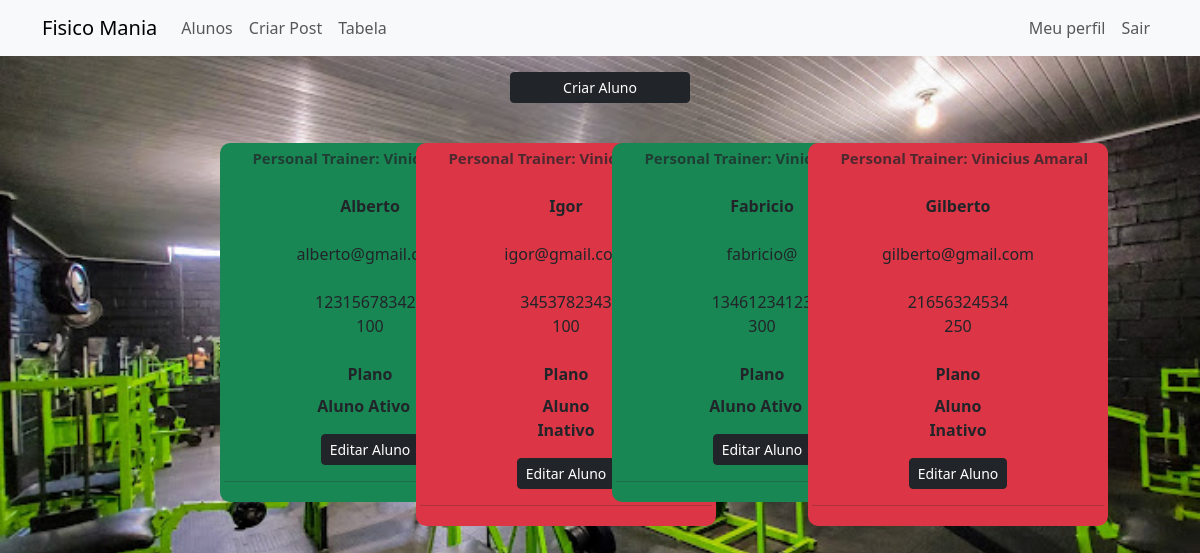
The app's page /aluno (signed in) with its own data.
### fisicomania/models.py (models this page shows, shortened)
class Aluno(database.Model, UserMixin):
    id = database.Column(database.Integer, primary_key=True)
    nome = database.Column(database.String, nullable=False)
    email = database.Column(database.String, nullable=False)
    contato = database.Column(database.String, nullable=False)
    mensalidade = database.Column(database.Integer, nullable=False)
    plano = database.Column(database.String, nullable=False, default='Não Informado')
    planoIn = database.Column(database.String, nullable=False, default='Não Informado')
    id_usuario = database.Column(database.Integer, database.ForeignKey('usuario.id'), nullable=False)

class Usuario(database.Model, UserMixin):
    id = database.Column(database.Integer, primary_key=True)
    username= database.Column(database.String, nullable=False)
    email = database.Column(database.String, nullable=False, unique=True)
    senha = database.Column(database.String, nullable=False)
    foto_perfil = database.Column(database.String, default='default.jpg')
    post = database.relationship('Post', backref='autor', lazy=True )
    aluno = database.relationship('Aluno', backref='autor', lazy=True)

### fisicomania/rotas.py (the view)
@app.route('/aluno', methods=['GET', 'POST'])
@login_required
def aluno():
    lista_alunos = Aluno.query.all()
    return render_template('alunos.html', lista_alunos=lista_alunos,aluno=Aluno )

### fisicomania/models.py (called while the page is built)
@login_manager.user_loader
def load_usuario(id_usuario):
    return Usuario.query.get(int(id_usuario))

### fisicomania/templates/alunos.html
{% extends 'base.html' %}
{% block body %}
    <div class="mt-3">
        <div class="row justify-content-center mb-3">
            <div class="col-md-2">
                <a href="{{ url_for('criar_aluno') }}">
                    <button class="btn btn-sm btn-dark w-100">Criar Aluno</button>
                </a>
            </div>
        </div>
        <div class="row p-4 justify-content-center">
            {% for aluno in lista_alunos %}
                    <div class="col-md-2 mb-2">
                        {% for plano in aluno.plano.split(';') %}
                            {% if plano  %}
                                <div class="card card-aluno bg-success p-1 btn btn-dark">
                                    <strong class=" me-3 row justify-content-end text-muted" style="font-size:15px ">Personal Trainer: {{ aluno.autor.username }}</strong><br>
                                    <strong>{{ aluno.nome }}</strong><br>
                                    <span>{{ aluno.email }}</span><br>
                                    <span>{{ aluno.contato }}</span>
                                    <span>{{ aluno.mensalidade }}</span>
                                    <div class="row justify-content-center">
                                        <div class="col col-4 mt-4" style="text-align: center">
                                        <strong >Plano</strong><br>
                                            {% for plano in aluno.plano.split(';') %}
                                                {% if plano  %}
                                                    <strong class="row mt-2">{{ aluno.plano }}</strong>
                                                {% else %}
                                                    <strong class="row mt-2">{{ aluno.planoIn }}</strong>
                                                {% endif %}
                                            {% endfor %}
                                        </div>
                                        <div class="button mt-3">
                                            <a class="w-50 m-2" href="{{ url_for('editar_aluno', aluno_id=aluno.id) }}">
                                                <button class="btn btn-sm btn-dark w-20">Editar Aluno</button>
                                            </a>
                                        </div>
                                    </div><hr>
                                </div>
                            {% else %}
                                <div class="card card-aluno bg-danger p-1 btn btn-dark">
                                    <strong class=" me-3 row justify-content-end text-muted" style="font-size:15px ">Personal Trainer: {{ aluno.autor.username }}</strong><br>
                                    <strong>{{ aluno.nome }}</strong><br>
                                    <span>{{ aluno.email }}</span><br>
                                    <span>{{ aluno.contato }}</span>
                                    <span>{{ aluno.mensalidade }}</span>
                                    <div class="row justify-content-center">
                                        <div class="col col-4 mt-4" style="text-align: center">
                                        <strong>Plano</strong><br>
                                            {% for plano in aluno.plano.split(';') %}
                                                {% if plano  %}
                                                    <strong class="row mt-2">{{ aluno.alunos }}</strong>
                                                {% else %}
                                                    <strong class="row mt-2">{{ aluno.planoIn }}</strong>
                                                {% endif %}
                                            {% endfor %}
                                        </div>
                                        <div class="button mt-3">
                                            <a class="w-50 m-2" href="{{ url_for('editar_aluno', aluno_id=aluno.id) }}">
                                                <button class="btn btn-sm btn-dark w-20">Editar Aluno</button>
                                            </a>
                                        </div>
                                    </div><hr>
                                </div>
                            {% endif %}
                        {% endfor %}
                    </div>
            {% endfor %}
        </div>
    </div>
{% endblock %}

### fisicomania/templates/base.html (shortened to what this page needs)
<!DOCTYPE html>
<head>
    <link href="https://cdn.jsdelivr.net/npm/bootstrap@5.3.3/dist/css/bootstrap.min.css" rel="stylesheet">
    <link rel="stylesheet" type="text/css" href="{{ url_for('static', filename='main.css') }}">
    <link href="{{ url_for('static', filename='css/bootstrap.min.css') }}" rel="stylesheet">
<body>
{% include 'navbar.html' %}
{% block body %}
{% endblock %}
</body>

### fisicomania/templates/navbar.html (shortened to what this page needs)
<nav class="navbar navbar-expand-lg bg-body-tertiary">
  <div class="container-fluid container">
    <a class="navbar-brand" href="{{ url_for('homepage1')}}">Fisico Mania</a>
    <div class="collapse navbar-collapse" id="navbarSupportedContent">
      <ul class="navbar-nav me-auto mb-2 mb-lg-0">
        <li class="nav-item">
          <a class="nav-link" href="{{ url_for ('aluno')}}">Alunos</a>
        </li>
        <li class="nav-item">
          <a class="nav-link" href="{{ url_for ('criar_post')}}">Criar Post</a>
        </li>
        <li class="nav-item">
          <a class="nav-link" href="{{ url_for ('tabela')}}">Tabela</a>
        </li>
      </ul>
      <ul class="d-flex navbar-nav">
        {% if current_user.is_authenticated %}
        <li class="nav-item">
          <a class="nav-link" href="{{ url_for ('perfil')}}">Meu perfil</a>
        </li>
        <li class="nav-item">
          <a class="nav-link" href="{{ url_for ('sair')}}">Sair</a>
        </li>
        {% endif %}
      </ul>
    </div>
  </div>
</nav>

### fisicomania/static/main.css (style rules this page uses)
body { background-image: url(imagens/fundo.jpg); background-repeat:no-repeat; background-size: cover; }
.card { width: 400px; border: none; border-radius: 10px; background-color: #009966; }
.card-aluno { width: 300px }

### records on screen
Aluno: nome "Alberto", email "alberto@gmail.com", contato "123156783424", mensalidade "100", plano "Aluno Ativo"
Usuario: autor.username "Vinicius…"
Aluno: autor.username "Vinicius…", nome "Igor", email "igor@gmail.com", contato "3453782343", mensalidade "100", planoIn "Aluno Inativo"
Aluno: nome "Fabricio", email "fabricio@", contato "13461234123", mensalidade "300", plano "Aluno Ativo"
Aluno: autor.username "Vinicius Amaral", nome "Gilberto", email "gilberto@gmail.com", contato "21656324534", mensalidade "250", planoIn "Aluno Inativo"
